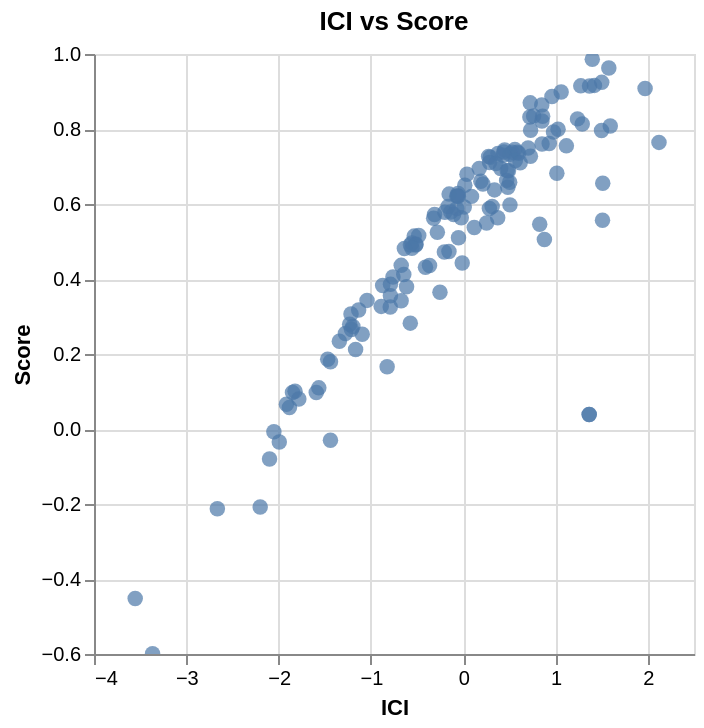

Notebook source saved alongside this figure:
### Markdown cell above
## Grafica relación del PCI con el Score calculado

### Code cell
alt.Chart(zm_industrias_portafolio, title = "ICI vs Score").mark_circle(size=60).encode(
    x=alt.X('pci').title("ICI"),
    y=alt.Y('score').title("Score") ,
    tooltip=['industria', 'pci', 'score']
).interactive()

### Figure 1 — Vega-Lite specification as saved in the notebook (floating-point values rounded to 4 significant figures; data arrays with more than 128 entries replaced by an {"elided": "..."} marker saying what was removed)
{"config": {"view": {"continuousWidth": 300, "continuousHeight": 300}}, "data": {"name": "data-48c939f84e380eae3120f72b48a1ae79"}, "mark": {"type": "circle", "size": 60}, "encoding": {"tooltip": [{"field": "industria", "type": "nominal"}, {"field": "pci", "type": "quantitative"}, {"field": "score", "type": "quantitative"}], "x": {"field": "pci", "title": "ICI", "type": "quantitative"}, "y": {"field": "score", "title": "Score", "type": "quantitative"}}, "params": [{"name": "param_1e9efca18e7a2868", "select": {"type": "interval", "encodings": ["x", "y"]}, "bind": "scales"}], "title": "ICI vs Score", "$schema": "https://vega.github.io/schema/vega-lite/v6.1.0.json", "datasets": {"data-48c939f84e380eae3120f72b48a1ae79": {"elided": "138 records"}}}
